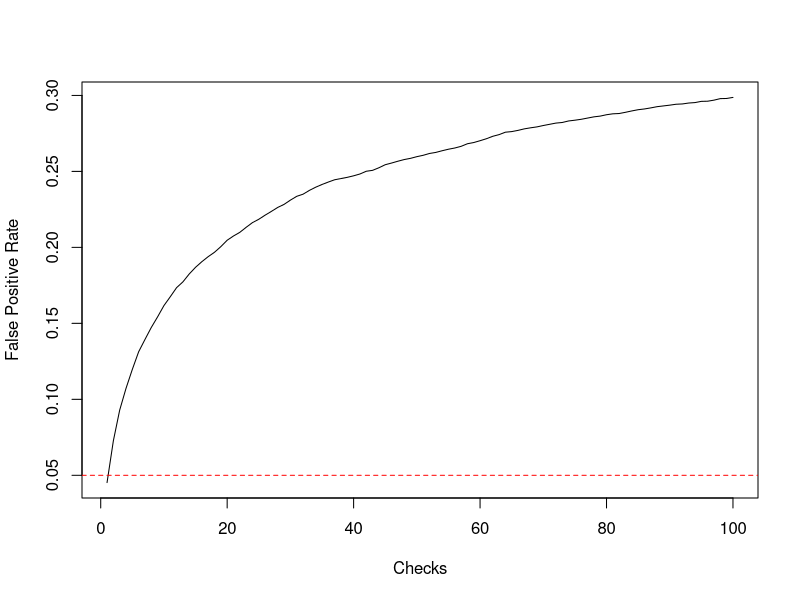

The R source for this figure: (Note: a time limit stopped this script after it produced the figure.)
## ---- chunk 1
generate_p_values <- function(n = 28,      # maximum number of iterations
															size = 1e3,  # email sends per batch
															p = 0.1      # true opening rate of both variants
															) 
	{
	successes_a <- cumsum( rbinom(n = n, size = size, prob = p) )  # openings A
	successes_b <- cumsum( rbinom(n = n, size = size, prob = p) )  # openings B
	
	sapply(1:n, \(k) {
		prop.test(
			x = c(successes_a[k], successes_b[k]), 
			n = k * size * c(1, 1), 
			alternative = "greater",
			)$p.value
	})
}
## ---- chunk 2
set.seed(999)
( p_example <- generate_p_values(n = 5) )
## ---- chunk 3
evaluate_p_values <- function(p, alpha = 0.05, checkpoints = seq_along(p)) {
	p <- p[checkpoints]
	as.logical(cumsum(p < alpha))
}
## ---- chunk 4
evaluate_p_values(p_example, alpha = 0.2)
## ---- chunk 5
set.seed(840)
sim_data <- replicate(1e4, generate_p_values(n = 100) |> evaluate_p_values())
## ---- chunk 6
sim_data[,1]
## ---- chunk 7
fpr <- rowMeans(sim_data)
plot(fpr, type = "l", xlab = "Checks", ylab = "False Positive Rate")
abline(h = 0.05, col = "red", lty = "dashed")
## ---- chunk 8
fpr[3]
## ---- chunk 9
fpr[40]
## ---- chunk 10
checkpoints <- c(1, 4, 16, 64)

set.seed(840)
fpr2 <- replicate(1e4, 
					generate_p_values(n = 64) |> 
						evaluate_p_values(checkpoints = checkpoints)
					) |>
	rowMeans()

plot(fpr2, 
		 type = "b", 
		 xlab = "Checks", 
		 ylab = "False Positive Rate", 
		 xaxt = "n"
		 )

abline(h = 0.05, col = "red", lty = "dashed")
axis(1, at = seq_along(checkpoints))
axis(3, at = seq_along(checkpoints), labels = paste(checkpoints, "K"))
mtext("Sample Size", side = 3, line = 2)
